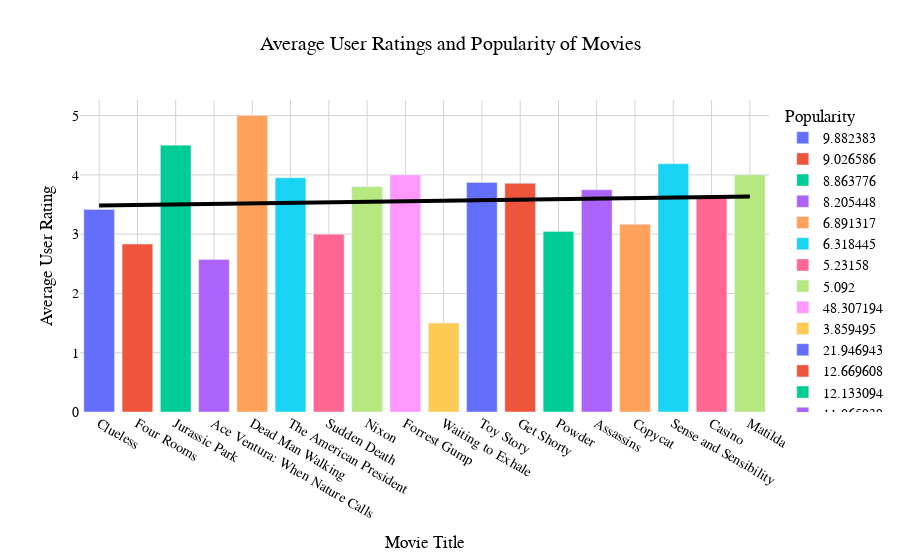

Here is the notebook cell this chart was saved with:
### Code cell
# Sort the DataFrame by the 'popularity' column in descending order
hypothesis_4_df = hypothesis_4_df.sort_values(by='popularity', ascending=False)

# Create the bar plot
fig = px.bar(hypothesis_4_df, x='title', y='user_avg_rating',
             color='popularity',  # color bars based on popularity
             labels={'title': 'Movie Title', 'user_avg_rating': 'Average User Rating', 'popularity': 'Popularity'},
             title='Average User Ratings and Popularity of Movies',
             color_continuous_scale=px.colors.sequential.Turbo)  # color scale


# Add a trendline to the bar plot
x_values = np.arange(len(hypothesis_4_df))
z = np.polyfit(x_values, hypothesis_4_df['user_avg_rating'], 1)
p = np.poly1d(z)
trendline = p(x_values)
# Add the trendline to the bar plot
fig.add_trace(go.Scatter(x=hypothesis_4_df['title'], y=trendline, mode='lines', name='Trendline', line=dict(color='black', width=4)))

# Customize the layout to center the title and add more styling
fig.update_layout(
    title={'text': 'Average User Ratings and Popularity of Movies', 'x': 0.5, 'xanchor': 'center'},
    xaxis_title='Movie Title',
    yaxis_title='Average User Rating',
    font=dict(family='Arial, sans-serif', size=14, color='black'),
    plot_bgcolor='rgba(0, 0, 0, 0)',  # transparent background
    paper_bgcolor='rgba(255, 255, 255, 1)',  # white background
    xaxis=dict(showgrid=True, gridcolor='LightGrey'),
    yaxis=dict(showgrid=True, gridcolor='LightGrey')
)

# Show the plot
fig.show()

### Figure 1 — Plotly figure (JSON) as saved in the notebook; plotly's stock layout.template omitted (floating-point values rounded to 4 significant figures)
{"data": [{"alignmentgroup": "True", "hovertemplate": "Popularity=9.882383<br>Movie Title=%{x}<br>Average User Rating=%{y}<extra></extra>", "legendgroup": "9.882383", "marker": {"color": "#636efa", "pattern": {"shape": ""}}, "name": "9.882383", "offsetgroup": "9.882383", "orientation": "v", "showlegend": true, "textposition": "auto", "type": "bar", "x": ["Clueless"], "xaxis": "x", "y": [3.417], "yaxis": "y"}, {"alignmentgroup": "True", "hovertemplate": "Popularity=9.026586<br>Movie Title=%{x}<br>Average User Rating=%{y}<extra></extra>", "legendgroup": "9.026586", "marker": {"color": "#EF553B", "pattern": {"shape": ""}}, "name": "9.026586", "offsetgroup": "9.026586", "orientation": "v", "showlegend": true, "textposition": "auto", "type": "bar", "x": ["Four Rooms"], "xaxis": "x", "y": [2.833], "yaxis": "y"}, {"alignmentgroup": "True", "hovertemplate": "Popularity=8.863776<br>Movie Title=%{x}<br>Average User Rating=%{y}<extra></extra>", "legendgroup": "8.863776", "marker": {"color": "#00cc96", "pattern": {"shape": ""}}, "name": "8.863776", "offsetgroup": "8.863776", "orientation": "v", "showlegend": true, "textposition": "auto", "type": "bar", "x": ["Jurassic Park"], "xaxis": "x", "y": [4.5], "yaxis": "y"}, {"alignmentgroup": "True", "hovertemplate": "Popularity=8.205448<br>Movie Title=%{x}<br>Average User Rating=%{y}<extra></extra>", "legendgroup": "8.205448", "marker": {"color": "#ab63fa", "pattern": {"shape": ""}}, "name": "8.205448", "offsetgroup": "8.205448", "orientation": "v", "showlegend": true, "textposition": "auto", "type": "bar", "x": ["Ace Ventura: When Nature Calls"], "xaxis": "x", "y": [2.571], "yaxis": "y"}, {"alignmentgroup": "True", "hovertemplate": "Popularity=6.891317<br>Movie Title=%{x}<br>Average User Rating=%{y}<extra></extra>", "legendgroup": "6.891317", "marker": {"color": "#FFA15A", "pattern": {"shape": ""}}, "name": "6.891317", "offsetgroup": "6.891317", "orientation": "v", "showlegend": true, "textposition": "auto", "type": "bar", "x": ["Dead Man Walking"], "xaxis": "x", "y": [5], "yaxis": "y"}, {"alignmentgroup": "True", "hovertemplate": "Popularity=6.318445<br>Movie Title=%{x}<br>Average User Rating=%{y}<extra></extra>", "legendgroup": "6.318445", "marker": {"color": "#19d3f3", "pattern": {"shape": ""}}, "name": "6.318445", "offsetgroup": "6.318445", "orientation": "v", "showlegend": true, "textposition": "auto", "type": "bar", "x": ["The American President"], "xaxis": "x", "y": [3.95], "yaxis": "y"}, {"alignmentgroup": "True", "hovertemplate": "Popularity=5.23158<br>Movie Title=%{x}<br>Average User Rating=%{y}<extra></extra>", "legendgroup": "5.23158", "marker": {"color": "#FF6692", "pattern": {"shape": ""}}, "name": "5.23158", "offsetgroup": "5.23158", "orientation": "v", "showlegend": true, "textposition": "auto", "type": "bar", "x": ["Sudden Death"], "xaxis": "x", "y": [3], "yaxis": "y"}, {"alignmentgroup": "True", "hovertemplate": "Popularity=5.092<br>Movie Title=%{x}<br>Average User Rating=%{y}<extra></extra>", "legendgroup": "5.092", "marker": {"color": "#B6E880", "pattern": {"shape": ""}}, "name": "5.092", "offsetgroup": "5.092", "orientation": "v", "showlegend": true, "textposition": "auto", "type": "bar", "x": ["Nixon"], "xaxis": "x", "y": [3.8], "yaxis": "y"}, {"alignmentgroup": "True", "hovertemplate": "Popularity=48.307194<br>Movie Title=%{x}<br>Average User Rating=%{y}<extra></extra>", "legendgroup": "48.307194", "marker": {"color": "#FF97FF", "pattern": {"shape": ""}}, "name": "48.307194", "offsetgroup": "48.307194", "orientation": "v", "showlegend": true, "textposition": "auto", "type": "bar", "x": ["Forrest Gump"], "xaxis": "x", "y": [4], "yaxis": "y"}, {"alignmentgroup": "True", "hovertemplate": "Popularity=3.859495<br>Movie Title=%{x}<br>Average User Rating=%{y}<extra></extra>", "legendgroup": "3.859495", "marker": {"color": "#FECB52", "pattern": {"shape": ""}}, "name": "3.859495", "offsetgroup": "3.859495", "orientation": "v", "showlegend": true, "textposition": "auto", "type": "bar", "x": ["Waiting to Exhale"], "xaxis": "x", "y": [1.5], "yaxis": "y"}, {"alignmentgroup": "True", "hovertemplate": "Popularity=21.946943<br>Movie Title=%{x}<br>Average User Rating=%{y}<extra></extra>", "legendgroup": "21.946943", "marker": {"color": "#636efa", "pattern": {"shape": ""}}, "name": "21.946943", "offsetgroup": "21.946943", "orientation": "v", "showlegend": true, "textposition": "auto", "type": "bar", "x": ["Toy Story"], "xaxis": "x", "y": [3.872], "yaxis": "y"}, {"alignmentgroup": "True", "hovertemplate": "Popularity=12.669608<br>Movie Title=%{x}<br>Average User Rating=%{y}<extra></extra>", "legendgroup": "12.669608", "marker": {"color": "#EF553B", "pattern": {"shape": ""}}, "name": "12.669608", "offsetgroup": "12.669608", "orientation": "v", "showlegend": true, "textposition": "auto", "type": "bar", "x": ["Get Shorty"], "xaxis": "x", "y": [3.857], "yaxis": "y"}, {"alignmentgroup": "True", "hovertemplate": "Popularity=12.133094<br>Movie Title=%{x}<br>Average User Rating=%{y}<extra></extra>", "legendgroup": "12.133094", "marker": {"color": "#00cc96", "pattern": {"shape": ""}}, "name": "12.133094", "offsetgroup": "12.133094", "orientation": "v", "showlegend": true, "textposition": "auto", "type": "bar", "x": ["Powder"], "xaxis": "x", "y": [3.045], "yaxis": "y"}, {"alignmentgroup": "True", "hovertemplate": "Popularity=11.065939<br>Movie Title=%{x}<br>Average User Rating=%{y}<extra></extra>", "legendgroup": "11.065939", "marker": {"color": "#ab63fa", "pattern": {"shape": ""}}, "name": "11.065939", "offsetgroup": "11.065939", "orientation": "v", "showlegend": true, "textposition": "auto", "type": "bar", "x": ["Assassins"], "xaxis": "x", "y": [3.75], "yaxis": "y"}, {"alignmentgroup": "True", "hovertemplate": "Popularity=10.701801<br>Movie Title=%{x}<br>Average User Rating=%{y}<extra></extra>", "legendgroup": "10.701801", "marker": {"color": "#FFA15A", "pattern": {"shape": ""}}, "name": "10.701801", "offsetgroup": "10.701801", "orientation": "v", "showlegend": true, "textposition": "auto", "type": "bar", "x": ["Copycat"], "xaxis": "x", "y": [3.167], "yaxis": "y"}, {"alignmentgroup": "True", "hovertemplate": "Popularity=10.673167<br>Movie Title=%{x}<br>Average User Rating=%{y}<extra></extra>", "legendgroup": "10.673167", "marker": {"color": "#19d3f3", "pattern": {"shape": ""}}, "name": "10.673167", "offsetgroup": "10.673167", "orientation": "v", "showlegend": true, "textposition": "auto", "type": "bar", "x": ["Sense and Sensibility"], "xaxis": "x", "y": [4.188], "yaxis": "y"}, {"alignmentgroup": "True", "hovertemplate": "Popularity=10.137389<br>Movie Title=%{x}<br>Average User Rating=%{y}<extra></extra>", "legendgroup": "10.137389", "marker": {"color": "#FF6692", "pattern": {"shape": ""}}, "name": "10.137389", "offsetgroup": "10.137389", "orientation": "v", "showlegend": true, "textposition": "auto", "type": "bar", "x": ["Casino"], "xaxis": "x", "y": [3.632], "yaxis": "y"}, {"alignmentgroup": "True", "hovertemplate": "Popularity=10.034915<br>Movie Title=%{x}<br>Average User Rating=%{y}<extra></extra>", "legendgroup": "10.034915", "marker": {"color": "#B6E880", "pattern": {"shape": ""}}, "name": "10.034915", "offsetgroup": "10.034915", "orientation": "v", "showlegend": true, "textposition": "auto", "type": "bar", "x": ["Matilda"], "xaxis": "x", "y": [4], "yaxis": "y"}, {"line": {"color": "black", "width": 4}, "mode": "lines", "name": "Trendline", "type": "scatter", "x": ["Clueless", "Four Rooms", "Jurassic Park", "Ace Ventura: When Nature Calls", "Dead Man Walking", "The American President", "Sudden Death", "Nixon", "Forrest Gump", "Waiting to Exhale", "Toy Story", "Get Shorty", "Powder", "Assassins", "Copycat", "Sense and Sensibility", "Casino", "Matilda"], "y": [3.483, 3.492, 3.501, 3.51, 3.519, 3.528, 3.537, 3.547, 3.556, 3.565, 3.574, 3.583, 3.592, 3.601, 3.61, 3.619, 3.628, 3.637]}], "layout": {"barmode": "relative", "font": {"color": "black", "family": "Arial, sans-serif", "size": 14}, "legend": {"title": {"text": "Popularity"}, "tracegroupgap": 0}, "paper_bgcolor": "rgba(255, 255, 255, 1)", "plot_bgcolor": "rgba(0, 0, 0, 0)", "title": {"text": "Average User Ratings and Popularity of Movies", "x": 0.5, "xanchor": "center"}, "xaxis": {"anchor": "y", "domain": [0, 1], "gridcolor": "LightGrey", "showgrid": true, "title": {"text": "Movie Title"}}, "yaxis": {"anchor": "x", "domain": [0, 1], "gridcolor": "LightGrey", "showgrid": true, "title": {"text": "Average User Rating"}}}}
